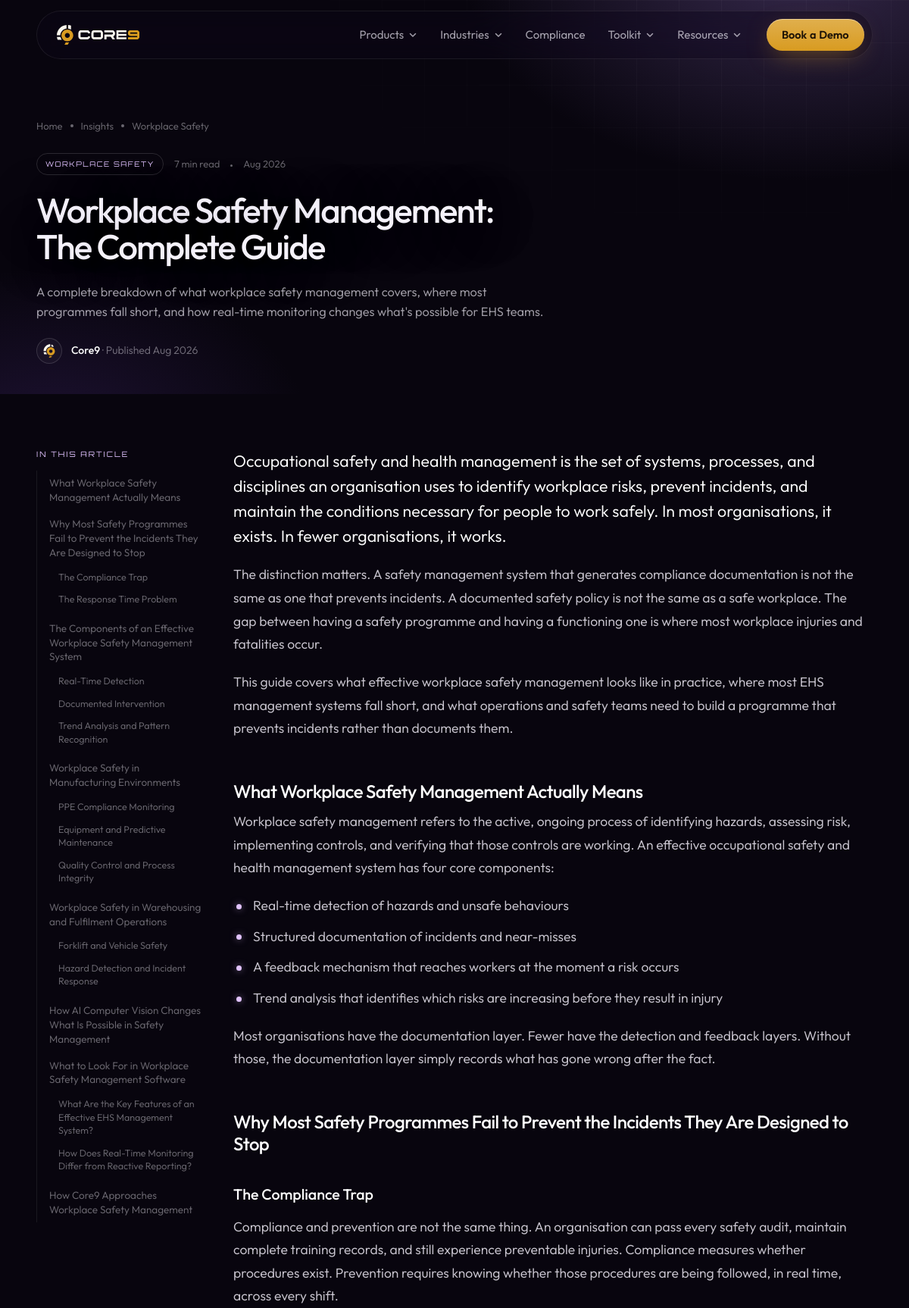
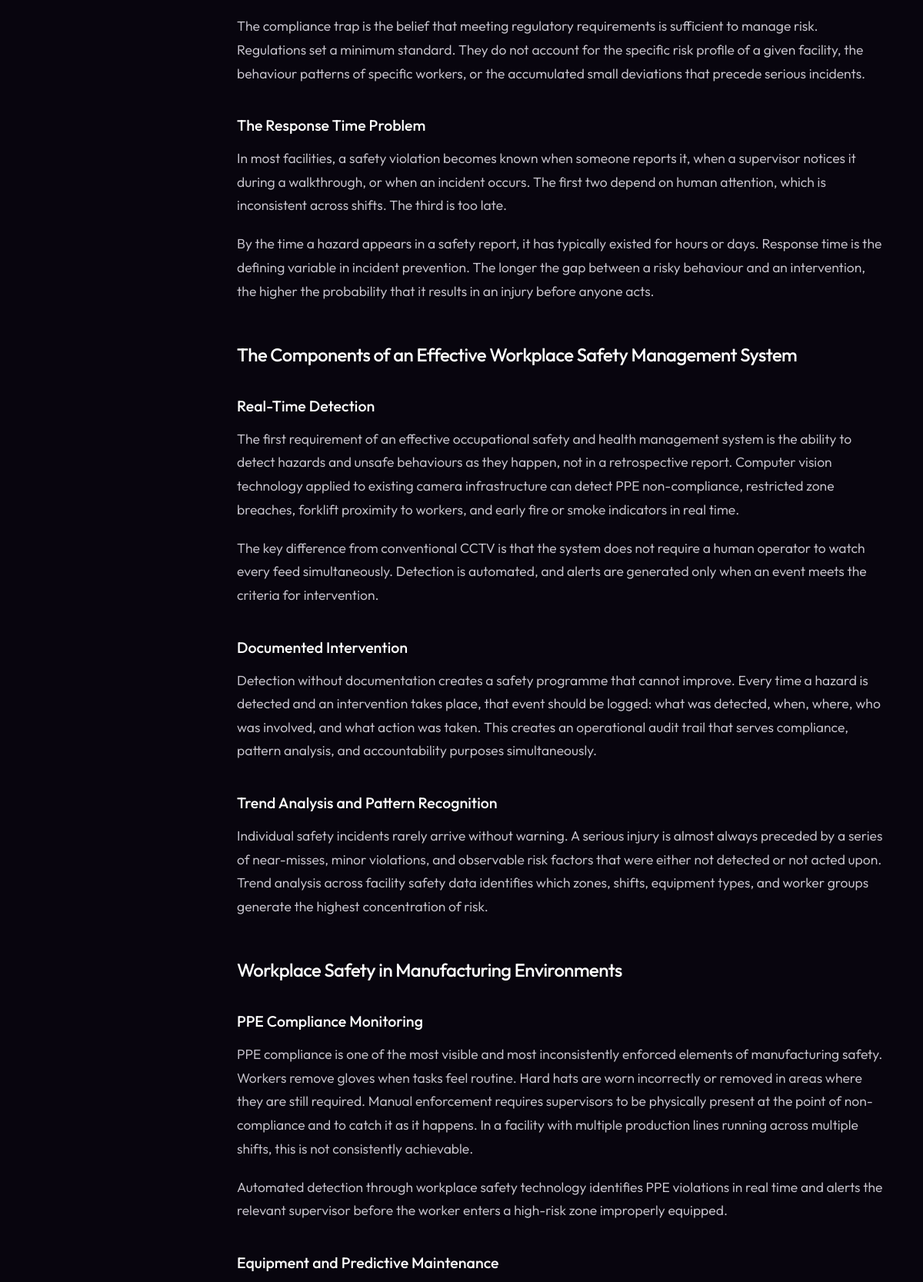
Screenshot of /article.php?slug=workplace-safety-management-the-complete-guide (upper part) with the database file from the repository (2 pictures, top to bottom).
### tables this page shows
CREATE TABLE IF NOT EXISTS articles (
  id INT UNSIGNED AUTO_INCREMENT PRIMARY KEY,
  category_id INT UNSIGNED NULL,
  title VARCHAR(200) NOT NULL,
  slug VARCHAR(220) NOT NULL UNIQUE,
  excerpt VARCHAR(400) NOT NULL,
  content MEDIUMTEXT NOT NULL,
  author_name VARCHAR(120) NOT NULL DEFAULT 'Core9 Team',
  read_minutes SMALLINT UNSIGNED NOT NULL DEFAULT 5,
  thumb_tone VARCHAR(20) NOT NULL DEFAULT 'gold',
  thumb_label VARCHAR(80) NULL,
  thumb_image VARCHAR(255) NULL,
  header_image VARCHAR(255) NULL,
  stat_value VARCHAR(40) NULL,
  stat_label VARCHAR(200) NULL,
  quote_text VARCHAR(400) NULL,
  quote_citation VARCHAR(120) NULL,
  is_featured TINYINT(1) NOT NULL DEFAULT 0,
  status ENUM('draft','published') NOT NULL DEFAULT 'draft',
  published_at DATETIME NULL,
  created_at TIMESTAMP NOT NULL DEFAULT CURRENT_TIMESTAMP,
  updated_at TIMESTAMP NOT NULL DEFAULT CURRENT_TIMESTAMP ON UPDATE CURRENT_TIMESTAMP,
  CONSTRAINT fk_articles_category FOREIGN KEY (category_id) REFERENCES categories(id) ON DELETE SET NULL,
  INDEX idx_articles_status_published (status, published_at),
  INDEX idx_articles_featured (is_featured)
);

CREATE TABLE IF NOT EXISTS categories (
  id INT UNSIGNED AUTO_INCREMENT PRIMARY KEY,
  name VARCHAR(80) NOT NULL,
  slug VARCHAR(90) NOT NULL UNIQUE,
  created_at TIMESTAMP NOT NULL DEFAULT CURRENT_TIMESTAMP
);

### src/Database.php (called while the page is built, shortened)
<?php
final class Database
{
    private static ?PDO $instance = null;
    public static function connection(): PDO
    {
        if (self::$instance === null) {
            $dsn = sprintf(
                'mysql:host=%s;port=%s;dbname=%s;charset=utf8mb4',
                DB_HOST,
                DB_PORT,
                DB_NAME
            );
            self::$instance = new PDO($dsn, DB_USER, DB_PASS, [
                PDO::ATTR_ERRMODE => PDO::ERRMODE_EXCEPTION,
                PDO::ATTR_DEFAULT_FETCH_MODE => PDO::FETCH_ASSOC,
                PDO::ATTR_EMULATE_PREPARES => false,
            ]);
        }
        return self::$instance;
    }
}

### src/ArticleRepository.php (called while the page is built, shortened)
<?php
final class ArticleRepository
{
    public function findBySlugPublished(string $slug): ?array
    {
        $sql = self::PUBLIC_SELECT . " WHERE a.slug = ? AND a.status = 'published' LIMIT 1";
        $stmt = Database::connection()->prepare($sql);
        $stmt->execute([$slug]);
        $row = $stmt->fetch();
        return $row ?: null;
    }
}

### article.php (the view, shortened to what this page needs)
<?php
require_once __DIR__ . '/config/config.php';
require_once __DIR__ . '/src/Database.php';
require_once __DIR__ . '/src/helpers.php';
require_once __DIR__ . '/src/ArticleRepository.php';
$articleRepo = new ArticleRepository();
$slug = (string) ($_GET['slug'] ?? '');
$article = $slug !== '' ? $articleRepo->findBySlugPublished($slug) : null;
$toc = $article ? article_toc($article['content']) : [];
require __DIR__ . '/partials/head.php';
?>
<main>
<?php if ($article === null): ?>
<section class="hero tkhero ahero" id="hero" aria-label="Article not found">
  <div class="tkhero__bg" aria-hidden="true"></div>
  <div class="wrap tkhero__inner">
    <nav class="crumbs" aria-label="Breadcrumb" data-hero-in><a href="/">Home</a><i></i><a href="index.php">Insights</a><i></i><b>Not found</b></nav>
    <h1 id="heroTitle" data-shiny="">Article not found.</h1>
    <p class="hero__sub">This article doesn't exist or hasn't been published yet. <a class="link-arrow" href="index.php">All insights <svg class="arr"><use href="#i-arrow"/></svg></a></p>
  </div>
</section>
<?php else: $category = $article['category_name'] ?? 'Insights'; ?>
<section class="hero tkhero ahero" id="hero" aria-label="Article">
  <div class="tkhero__bg" aria-hidden="true"></div>
  <div class="wrap tkhero__inner">
    <nav class="crumbs" aria-label="Breadcrumb" data-hero-in><a href="/">Home</a><i></i><a href="index.php">Insights</a><i></i><?php if ($article['category_slug']): ?><a href="index.php?category=<?= urlencode($article['category_slug']) ?>"><?= e($category) ?></a><?php else: ?><b><?= e($category) ?></b><?php endif; ?></nav>
    <div class="ameta" data-hero-in><span class="ameta__cat"><?= e($category) ?></span><span><?= (int) $article['read_minutes'] ?> min read</span><span><?= e(format_date($article['published_at'])) ?></span></div>
    <h1 id="heroTitle" data-shiny=""><?= e($article['title']) ?></h1>
    <p class="hero__sub"><?= e($article['excerpt']) ?></p>
    <div class="ahero__by" data-hero-in><img src="assets/logos/core9-icon.svg" alt=""><span><b><?= e($article['author_name']) ?></b> · Published <?= e(format_date($article['published_at'])) ?></span></div>
  </div>
</section>
<section class="abody" aria-label="Article">
  <div class="wrap abody__grid">
    <aside class="atoc" aria-label="In this article">
      <?php if ($toc): ?>
      <details class="atoc__box" open><summary>In this article</summary><ol>
        <?php foreach ($toc as $item): ?>
          <li><a href="#<?= e($item['id']) ?>"><?= e($item['text']) ?></a><?php if ($item['children']): ?><ol><?php foreach ($item['children'] as $child): ?><li><a href="#<?= e($child['id']) ?>"><?= e($child['text']) ?></a></li><?php endforeach; ?></ol><?php endif; ?></li>
        <?php endforeach; ?>
      </ol></details>
      <?php endif; ?>
    </aside>
    <article class="aprose">
      <?= render_article_content($article['content']) ?>
    </article>
  </div>
</section>
<?php endif; ?>
<?php require __DIR__ . '/partials/foot.php'; ?>

### assets/css/main.css (style rules this page uses)
:root { --bg: #08050e; --bg-2: #0d0913; --surface: #120d1c; --surface-2: #18112a; --line: rgba(255, 255, 255, 0.075); --line-2: rgba(255, 255, 255, 0.14); --text: #f5f2fb; --muted: rgba(245, 242, 251, 0.66); --dim: rgba(245, 242, 251, 0.42); --p-900: #3e2568; --p-700: #52318a; --p-500: #755aa1; --p-200: #e1c3ff; --p-glow: rgba(117, 90, 161, 0.35); --gold: #d89b21; --gold-hi: #e0af4d; --gold-ink: #1c1206; --ff: 'Outfit', ui-sans-serif, system-ui, -apple-system, 'Segoe UI', sans-serif; --ff-tech: 'Orbitron', 'Outfit', sans-serif; --ease: cubic-bezier(0.22, 1, 0.36, 1); --ease-io: cubic-bezier(0.65, 0, 0.35, 1); --gutter: clamp(20px, 4vw, 56px); --maxw: 1320px; --section: clamp(120px, 15vw, 224px); --nav-h: 64px; }
*, *::before, *::after { box-sizing: border-box; }
html { -webkit-text-size-adjust: 100%; scroll-behavior: auto; }
html.lenis, html.lenis body { height: auto; }
body { margin: 0; background: var(--bg); color: var(--text); font-family: var(--ff); font-size: 17px; line-height: 1.55; font-weight: 350; -webkit-font-smoothing: antialiased; -moz-osx-font-smoothing: grayscale; overflow-x: clip; }
img, svg, canvas { display: block; max-width: 100%; }
h1, h2, h3, h4, p { margin: 0; }
.wrap { width: 100%; max-width: calc(var(--maxw) + var(--gutter) * 2); margin-inline: auto; padding-inline: var(--gutter); }
.hero { position: relative; height: 100svh; min-height: 680px; max-height: 1200px; overflow: hidden; background: #0a0612; isolation: isolate; }
.hero h1 { margin-top: 36px; font-size: clamp(2.4rem, 4.9vw, 5.2rem); line-height: 1.06; max-width: 11.5em; letter-spacing: -0.04em; font-weight: 500; text-wrap: balance; text-shadow: 0 6px 60px rgba(8, 5, 14, 0.55); }
.hero__sub { margin-top: 32px; max-width: 36ch; font-size: clamp(1.05rem, 1.4vw, 1.3rem); line-height: 1.42; color: rgba(245, 242, 251, 0.82); text-wrap: balance; }
.js .hero .eyebrow, .js .hero__sub, .js .hero__cta > *, .js .hero__trust li { opacity: 0; }

### assets/css/site.css (style rules this page uses)
.crumbs { display: flex; gap: 10px; align-items: center; font-size: 13px; color: var(--dim); margin-bottom: 26px; }
.crumbs i { width: 4px; height: 4px; border-radius: 50%; background: var(--dim); }
.js .hero [data-hero-in] { opacity: 0; }
.tkhero.hero { height: auto; min-height: 0; max-height: none; padding: calc(var(--nav-h) + 92px) 0 56px; background: var(--bg); overflow: hidden; }
.tkhero__bg { position: absolute; inset: 0; z-index: -1; background: radial-gradient(60% 90% at 88% -10%, rgba(117, 90, 161, 0.42), transparent 62%), radial-gradient(40% 60% at 6% 110%, rgba(82, 49, 138, 0.28), transparent 70%); }
.tkhero__bg::after { content: ''; position: absolute; inset: 0; background-image: linear-gradient(rgba(255, 255, 255, 0.035) 1px, transparent 1px), linear-gradient(90deg, rgba(255, 255, 255, 0.035) 1px, transparent 1px); background-size: 56px 56px; -webkit-mask-image: radial-gradient(70% 90% at 80% 0%, #000, transparent 75%); mask-image: radial-gradient(70% 90% at 80% 0%, #000, transparent 75%); }
.tkhero__inner { position: relative; display: grid; gap: 22px; justify-items: start; }
.tkhero .crumbs { margin-bottom: 4px; }
.tkhero h1 { margin: 0; font-size: clamp(2.2rem, 4.2vw, 4.1rem); line-height: 1.06; max-width: 17em; }
.tkhero .hero__sub { margin: 0; max-width: 640px; font-size: clamp(1.02rem, 1.25vw, 1.15rem); line-height: 1.6; color: var(--muted); }

### rows the page displays
articles: category.name "Workplace Safety", category.name "WORKPLACE SAFETY", read_minutes "7", published_at "Aug 2026", excerpt "A complete breakdown of what workplace safety management covers, where most programmes fall short, and how real-time monitoring changes what's possible for EHS teams.", author_name "Core9"

### other values shown
$item['text'] "What Workplace Safety Management Actually Means"
$item['text'] "Why Most Safety Programmes Fail to Prevent the Incidents They Are Designed to Stop"
$child['text'] "The Compliance Trap"
$child['text'] "The Response Time Problem"
$item['text'] "The Components of an Effective Workplace Safety Management System"
$child['text'] "Real-Time Detection"
$child['text'] "Documented Intervention"
$child['text'] "Trend Analysis and Pattern Recognition"
$item['text'] "Workplace Safety in Manufacturing Environments"
$child['text'] "PPE Compliance Monitoring"
$child['text'] "Equipment and Predictive Maintenance"
$child['text'] "Quality Control and Process Integrity"
$item['text'] "Workplace Safety in Warehousing and Fulfilment Operations"
$child['text'] "Forklift and Vehicle Safety"
$child['text'] "Hazard Detection and Incident Response"
